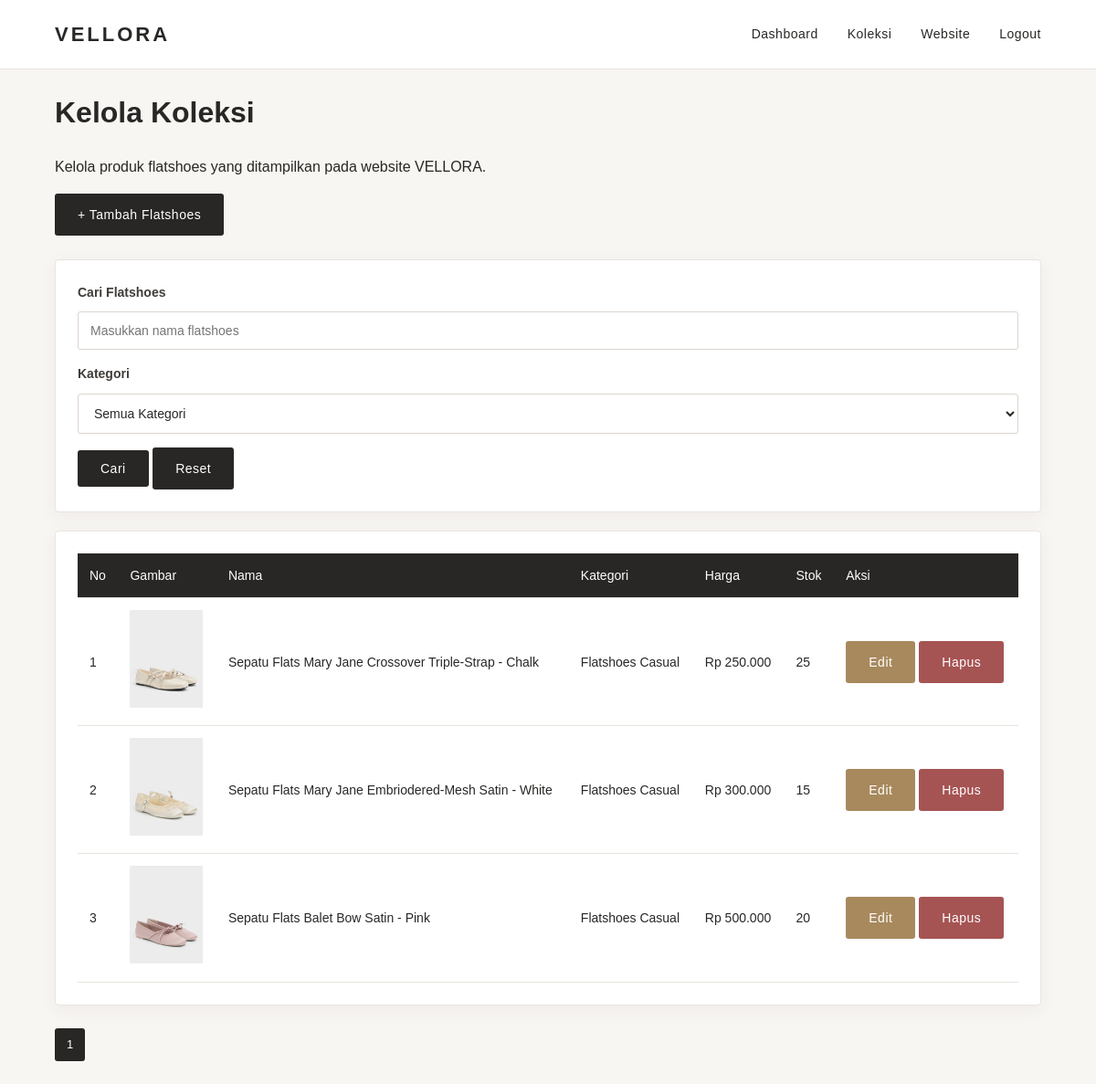
/admin/produk.php (signed in), run on the app's committed database.
### tables this page shows
CREATE TABLE `produk` (
  `id` int NOT NULL,
  `nama` varchar(100) NOT NULL,
  `kategori` varchar(50) NOT NULL,
  `deskripsi` text NOT NULL,
  `harga` decimal(12,2) NOT NULL,
  `stok` int NOT NULL DEFAULT '0',
  `gambar` varchar(255) DEFAULT NULL,
  `created_at` timestamp NOT NULL DEFAULT CURRENT_TIMESTAMP
);

### admin/produk.php (the view, shortened to what this page needs)
<?php
require_once "../config/database.php";
$keyword = $_GET['keyword'] ?? '';
$kategori = $_GET['kategori'] ?? '';
$where_sql = "";
$per_page = 5;
$page = isset($_GET['page']) ? (int)$_GET['page'] : 1;
$offset = ($page - 1) * $per_page;
$count_query = mysqli_query(
    $conn,
    "SELECT COUNT(*) AS total
     FROM produk
     $where_sql"
);
$count_data = mysqli_fetch_assoc($count_query);
$total_data = $count_data['total'];
$total_page = ceil($total_data / $per_page);
$query = mysqli_query(
    $conn,
    "SELECT * FROM produk
     $where_sql
     ORDER BY id DESC
     LIMIT $per_page OFFSET $offset"
);
?>
<!DOCTYPE html>
<html>
<head>
    <link rel="stylesheet" href="../assets/style.css">
</head>
<body>
<div class="navbar">
    <div class="container">
        <a href="index.php">
            VELLORA
        </a>
        <a href="index.php">
            Dashboard
        </a>
        <a href="produk.php">
            Koleksi
        </a>
        <a href="../index.php">
            Website
        </a>
        <a href="../auth/logout.php">
            Logout
        </a>
    </div>
</div>
<div class="container">
    <h1>Kelola Koleksi</h1>
    <p>
        Kelola produk flatshoes yang ditampilkan
        pada website VELLORA.
    </p>
    <a href="tambah.php" class="btn">
        + Tambah Flatshoes
    </a>
    <br><br>
    <div class="card">
        <form method="GET">
            <label>
                Cari Flatshoes
            </label>
            <input
                type="text"
                name="keyword"
                placeholder="Masukkan nama flatshoes"
                value="<?= htmlspecialchars($keyword); ?>"
            >
            <label>
                Kategori
            </label>
            <select name="kategori">
                <option value="">
                    Semua Kategori
                </option>
            </select>
            <button type="submit" class="btn">
                Cari
            </button>
            <a href="produk.php" class="btn">
                Reset
            </a>
        </form>
    </div>
    <div class="card">
        <table>
            <tr>
                <th>No</th>
                <th>Gambar</th>
                <th>Nama</th>
                <th>Kategori</th>
                <th>Harga</th>
                <th>Stok</th>
                <th>Aksi</th>
            </tr>
            <?php
            $no = $offset + 1;
            while ($row = mysqli_fetch_assoc($query)):
            ?>
            <tr>
                <td>
                    <?= $no++; ?>
                </td>
                <td>
                    <?php if ($row['gambar']): ?>
                        <img
                            src="../uploads/produk/<?= htmlspecialchars($row['gambar']); ?>"
                            width="80"
                        >
                    <?php else: ?>
                        Tidak ada
                    <?php endif; ?>
                </td>
                <td>
                    <?= htmlspecialchars($row['nama']); ?>
                </td>
                <td>
                    <?= htmlspecialchars($row['kategori']); ?>
                </td>
                <td>
                    Rp <?= number_format(
                        $row['harga'],
                        0,
                        ',',
                        '.'
                    ); ?>
                </td>
                <td>
                    <?= $row['stok']; ?>
                </td>
                <td>
                    <a
                        href="edit.php?id=<?= $row['id']; ?>"
                        class="btn btn-warning"
                    >
                        Edit
                    </a>
                    <a
                        href="hapus.php?id=<?= $row['id']; ?>"
                        class="btn btn-danger"
                        onclick="return confirm('Yakin ingin menghapus koleksi ini?')"
                    >
                        Hapus
                    </a>
                </td>
            </tr>
            <?php endwhile; ?>
        </table>
    </div>
    <div class="pagination">
        <?php for ($i = 1; $i <= $total_page; $i++): ?>
            <a
                href="?page=<?= $i; ?>&keyword=<?= urlencode($keyword); ?>&kategori=<?= urlencode($kategori); ?>"
            >
                <?= $i; ?>
            </a>
        <?php endfor; ?>
    </div>
</div>
</body>
</html>

### assets/style.css (style rules this page uses)
* { box-sizing: border-box; }
body { margin: 0; font-family: Arial, Helvetica, sans-serif; background: #f8f6f3; color: #292725; line-height: 1.6; }
.container { width: 90%; max-width: 1100px; margin: auto; }
.navbar { background: #ffffff; padding: 20px 0; border-bottom: 1px solid #e8e3de; }
.navbar .container { display: flex; align-items: center; gap: 32px; }
.navbar a { color: #292725; text-decoration: none; font-size: 14px; letter-spacing: 0.5px; transition: 0.3s; }
.navbar a:first-child { margin-right: auto; font-size: 22px; font-weight: bold; letter-spacing: 3px; }
.btn { display: inline-block; padding: 12px 25px; background: #292725; color: #ffffff; text-decoration: none; border-radius: 3px; border: none; cursor: pointer; font-size: 14px; letter-spacing: 0.5px; transition: 0.3s; }
.btn-danger { background: #a65353; }
.btn-warning { background: #a8895d; }
.card { background: #ffffff; padding: 24px; border-radius: 4px; margin-bottom: 20px; border: 1px solid #e9e4df; box-shadow: 0 5px 20px rgba(50, 45, 40, 0.05); }
label { display: block; margin-bottom: 5px; font-size: 14px; font-weight: 600; color: #403c38; }
input, textarea, select { width: 100%; padding: 12px 13px; margin-top: 5px; margin-bottom: 15px; border: 1px solid #dcd5ce; border-radius: 3px; background: #ffffff; color: #292725; font-family: inherit; font-size: 14px; outline: none; }
table { width: 100%; border-collapse: collapse; background: #ffffff; }
th, td { padding: 13px; border-bottom: 1px solid #e8e3de; text-align: left; font-size: 14px; }
th { background: #292725; color: #ffffff; font-weight: 500; }
.pagination { margin: 25px 0; }
.pagination a { display: inline-block; padding: 8px 13px; background: #292725; color: #ffffff; text-decoration: none; margin-right: 5px; border-radius: 3px; font-size: 13px; }

### data on the page
produk: gambar (picture), nama "Sepatu Flats Mary Jane Crossover Triple-Strap - Chalk", kategori "Flatshoes Casual", harga "250.000", stok "25"
produk: gambar (picture), nama "Sepatu Flats Mary Jane Embriodered-Mesh Satin - White", kategori "Flatshoes Casual", harga "300.000", stok "15"
produk: gambar (picture), nama "Sepatu Flats Balet Bow Satin - Pink", kategori "Flatshoes Casual", harga "500.000", stok "20"
